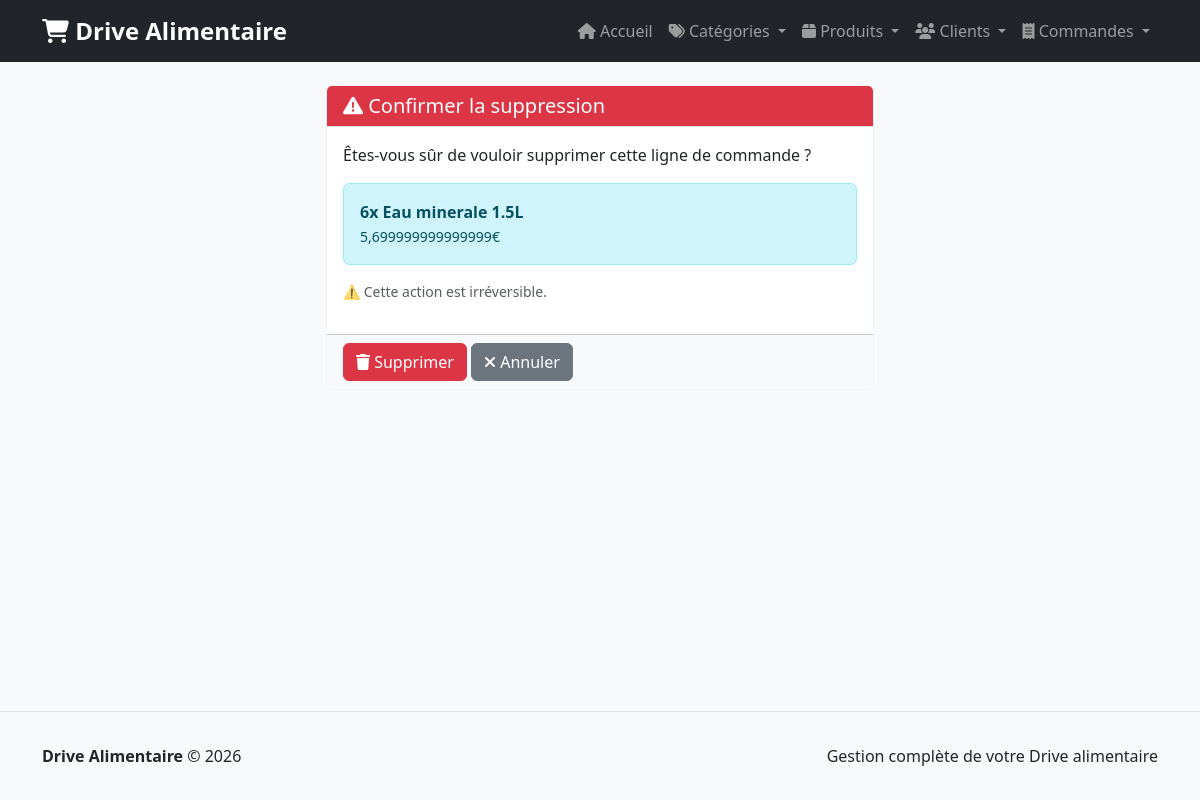
/lignes/1/supprimer/, run on the app's committed database.
### app/models_sqlite.py (models this page shows, shortened)
class LigneCommande(models.Model):
    commande = models.ForeignKey(Commande, on_delete=models.CASCADE, related_name='lignes')
    produit = models.ForeignKey(Produit, on_delete=models.PROTECT)
    quantite = models.IntegerField(default=1)
    date_creation = models.DateTimeField(auto_now_add=True)
    class Meta:
        db_table = 'lignes_commande'
        unique_together = ('commande', 'produit')
    def montant_total(self):
        return self.produit.prix * self.quantite

class Produit(models.Model):
    nom = models.CharField(max_length=200)
    prix = models.FloatField()
    marque = models.CharField(max_length=100, blank=True)
    date_peremption = models.DateField(blank=True, null=True)
    photo = models.ImageField(upload_to='produits/', blank=True, null=True)
    categorie = models.ForeignKey(Categorie, on_delete=models.CASCADE, related_name='produits')
    date_creation = models.DateTimeField(auto_now_add=True)
    class Meta:
        db_table = 'produits'
        ordering = ['-date_creation']

### app/views.py (the view)
# urls.py: path('lignes/<ligne_id>/supprimer/', views.supprimer_ligne_commande, name='supprimer_ligne_commande'),
def supprimer_ligne_commande(request, ligne_id):
    ligne = get_object_or_404(LigneCommande, id=ligne_id)
    commande_id = ligne.commande.id
    if request.method == 'POST':
        ligne.delete()
        messages.success(request, 'Ligne supprimée avec succès!')
        return redirect('voir_commande', id=commande_id)
    return render(request, 'commandes/confirmer_suppression_ligne.html', {
        'ligne': ligne
    })

### templates/commandes/confirmer_suppression_ligne.html (shortened to what this page needs)
{% extends "base.html" %}
{% block content %}
<div class="row">
    <div class="col-md-6 offset-md-3">
        <div class="card border-danger">
            <div class="card-header bg-danger text-white">
                <h5 class="mb-0"><i class="fas fa-exclamation-triangle"></i> Confirmer la suppression</h5>
            </div>
            <div class="card-body">
                <p class="mb-3">Êtes-vous sûr de vouloir supprimer cette ligne de commande ?</p>
                <p class="alert alert-info mb-3">
                    <strong>{{ ligne.quantite }}x {{ ligne.produit.nom }}</strong><br>
                    <small>{{ ligne.montant_total }}€</small>
                </p>
                <p class="text-muted small">⚠️ Cette action est irréversible.</p>
            </div>
            <div class="card-footer bg-light">
                <form method="post" class="d-inline">
                    <button type="submit" class="btn btn-danger">
                        <i class="fas fa-trash"></i> Supprimer
                    </button>
                </form>
                <a href="{% url 'voir_commande' ligne.commande.id %}" class="btn btn-secondary">
                    <i class="fas fa-times"></i> Annuler
                </a>
            </div>
        </div>
    </div>
</div>
{% endblock %}

### templates/base.html (style rules this page uses)
body { background-color: #f8f9fa; min-height: 100vh; display: flex; flex-direction: column; }
.card { box-shadow: 0 0 0.125rem rgba(0, 0, 0, 0.075); border: none; }
.card-header { background-color: #f8f9fa; border-bottom: 1px solid #dee2e6; }

### data on the page
LigneCommande: quantite "6", produit.nom "Eau minerale 1.5L", montant_total "5,699999999999999"
